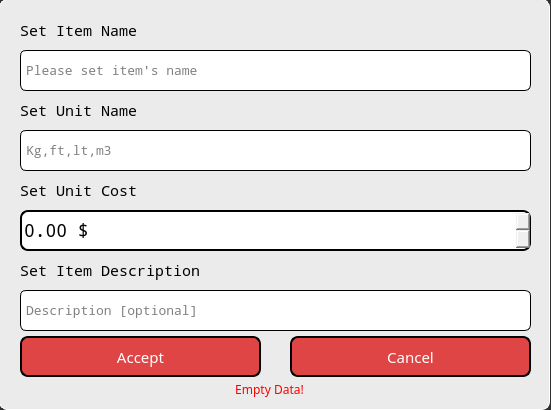
<?xml version="1.0" encoding="UTF-8"?>
<ui version="4.0">
 <class>MaterialDialog</class>
 <widget class="QDialog" name="MaterialDialog">
  <property name="geometry">
   <rect>
    <x>0</x>
    <y>0</y>
    <width>551</width>
    <height>410</height>
   </rect>
  </property>
  <property name="minimumSize">
   <size>
    <width>551</width>
    <height>410</height>
   </size>
  </property>
  <property name="maximumSize">
   <size>
    <width>551</width>
    <height>410</height>
   </size>
  </property>
  <property name="windowTitle">
   <string>General Store Item</string>
  </property>
  <property name="styleSheet">
   <string notr="true">#MaterialDialog{
background-color: rgb(47,47,47);
}</string>
  </property>
  <widget class="QPushButton" name="AcceptButton">
   <property name="geometry">
    <rect>
     <x>20</x>
     <y>336</y>
     <width>241</width>
     <height>41</height>
    </rect>
   </property>
   <property name="font">
    <font>
     <family>Noto Sans</family>
     <pointsize>11</pointsize>
    </font>
   </property>
   <property name="styleSheet">
    <string notr="true">QPushButton {
	color:white;
	border: 2px solid black;
	border-radius: 8px;
	background-color: rgba(220, 0, 0, 180);
}
QPushButton:hover {
	background-color: rgba(180, 0, 0, 200);
}
QPushButton:pressed {
	background-color: rgba(140, 0, 0, 200);
}</string>
   </property>
   <property name="text">
    <string>Accept</string>
   </property>
   <property name="iconSize">
    <size>
     <width>25</width>
     <height>25</height>
    </size>
   </property>
  </widget>
  <widget class="QLabel" name="LabelStoreItemName">
   <property name="geometry">
    <rect>
     <x>20</x>
     <y>10</y>
     <width>501</width>
     <height>41</height>
    </rect>
   </property>
   <property name="font">
    <font>
     <family>Noto Mono</family>
     <pointsize>11</pointsize>
    </font>
   </property>
   <property name="styleSheet">
    <string notr="true"/>
   </property>
   <property name="text">
    <string>Set Item Name</string>
   </property>
  </widget>
  <widget class="QLabel" name="LabelDescription">
   <property name="geometry">
    <rect>
     <x>20</x>
     <y>250</y>
     <width>501</width>
     <height>41</height>
    </rect>
   </property>
   <property name="font">
    <font>
     <family>Noto Mono</family>
     <pointsize>11</pointsize>
    </font>
   </property>
   <property name="styleSheet">
    <string notr="true"/>
   </property>
   <property name="text">
    <string>Set Item Description</string>
   </property>
  </widget>
  <widget class="QLineEdit" name="SetItemDescription">
   <property name="geometry">
    <rect>
     <x>20</x>
     <y>290</y>
     <width>511</width>
     <height>41</height>
    </rect>
   </property>
   <property name="font">
    <font>
     <family>Noto Mono</family>
     <pointsize>10</pointsize>
    </font>
   </property>
   <property name="styleSheet">
    <string notr="true">border: 1px solid black;
border-radius: 6px;
padding-left: 3px;</string>
   </property>
   <property name="text">
    <string/>
   </property>
   <property name="readOnly">
    <bool>false</bool>
   </property>
   <property name="placeholderText">
    <string>Description [optional]</string>
   </property>
  </widget>
  <widget class="QLineEdit" name="SetUnitSuffix">
   <property name="geometry">
    <rect>
     <x>20</x>
     <y>130</y>
     <width>511</width>
     <height>41</height>
    </rect>
   </property>
   <property name="font">
    <font>
     <family>Noto Mono</family>
     <pointsize>10</pointsize>
    </font>
   </property>
   <property name="styleSheet">
    <string notr="true">border: 1px solid black;
border-radius: 6px;
padding-left: 3px;</string>
   </property>
   <property name="text">
    <string/>
   </property>
   <property name="readOnly">
    <bool>false</bool>
   </property>
   <property name="placeholderText">
    <string>Kg,ft,lt,m3</string>
   </property>
  </widget>
  <widget class="QLineEdit" name="SetItemName">
   <property name="geometry">
    <rect>
     <x>20</x>
     <y>50</y>
     <width>511</width>
     <height>41</height>
    </rect>
   </property>
   <property name="font">
    <font>
     <family>Noto Mono</family>
     <pointsize>10</pointsize>
    </font>
   </property>
   <property name="styleSheet">
    <string notr="true">border: 1px solid black;
border-radius: 6px;
padding-left: 3px;</string>
   </property>
   <property name="text">
    <string/>
   </property>
   <property name="readOnly">
    <bool>false</bool>
   </property>
   <property name="placeholderText">
    <string>Please set item's name</string>
   </property>
  </widget>
  <widget class="QPushButton" name="CancelButton">
   <property name="geometry">
    <rect>
     <x>290</x>
     <y>336</y>
     <width>241</width>
     <height>41</height>
    </rect>
   </property>
   <property name="font">
    <font>
     <family>Noto Sans</family>
     <pointsize>11</pointsize>
    </font>
   </property>
   <property name="styleSheet">
    <string notr="true">QPushButton {
	color:white;
	border: 2px solid black;
	border-radius: 8px;
	background-color: rgba(220, 0, 0, 180);
}
QPushButton:hover {
	background-color: rgba(180, 0, 0, 200);
}
QPushButton:pressed {
	background-color: rgba(140, 0, 0, 200);
}</string>
   </property>
   <property name="text">
    <string>Cancel</string>
   </property>
   <property name="iconSize">
    <size>
     <width>25</width>
     <height>25</height>
    </size>
   </property>
  </widget>
  <widget class="QLabel" name="LabelUnit">
   <property name="geometry">
    <rect>
     <x>20</x>
     <y>90</y>
     <width>501</width>
     <height>41</height>
    </rect>
   </property>
   <property name="font">
    <font>
     <family>Noto Mono</family>
     <pointsize>11</pointsize>
    </font>
   </property>
   <property name="styleSheet">
    <string notr="true"/>
   </property>
   <property name="text">
    <string>Set Unit Name</string>
   </property>
  </widget>
  <widget class="QLabel" name="LabelUnitCost">
   <property name="geometry">
    <rect>
     <x>20</x>
     <y>170</y>
     <width>501</width>
     <height>41</height>
    </rect>
   </property>
   <property name="font">
    <font>
     <family>Noto Mono</family>
     <pointsize>11</pointsize>
    </font>
   </property>
   <property name="styleSheet">
    <string notr="true"/>
   </property>
   <property name="text">
    <string>Set Unit Cost</string>
   </property>
  </widget>
  <widget class="QWidget" name="widget" native="true">
   <property name="geometry">
    <rect>
     <x>-1</x>
     <y>-1</y>
     <width>551</width>
     <height>411</height>
    </rect>
   </property>
   <property name="styleSheet">
    <string notr="true">border: 1px solid white;
background-color: rgb(235, 235, 235);
border-radius: 8px;</string>
   </property>
   <widget class="QLabel" name="AlertText">
    <property name="geometry">
     <rect>
      <x>200</x>
      <y>380</y>
      <width>141</width>
      <height>20</height>
     </rect>
    </property>
    <property name="font">
     <font>
      <family>Pixeloid Sans</family>
     </font>
    </property>
    <property name="styleSheet">
     <string notr="true">color:red;
border: 0px solid white;</string>
    </property>
    <property name="text">
     <string>Empty Data!</string>
    </property>
    <property name="alignment">
     <set>Qt::AlignCenter</set>
    </property>
   </widget>
  </widget>
  <widget class="QDoubleSpinBox" name="SetUnitCost">
   <property name="geometry">
    <rect>
     <x>20</x>
     <y>210</y>
     <width>511</width>
     <height>41</height>
    </rect>
   </property>
   <property name="styleSheet">
    <string notr="true">QDoubleSpinBox {
	border: 2px solid black;
	border-radius: 8px;
	font-family: Noto Mono;
	font-size: 18px;
}</string>
   </property>
   <property name="suffix">
    <string> $</string>
   </property>
   <property name="maximum">
    <double>9999999999.000000000000000</double>
   </property>
  </widget>
  <zorder>widget</zorder>
  <zorder>AcceptButton</zorder>
  <zorder>LabelStoreItemName</zorder>
  <zorder>LabelDescription</zorder>
  <zorder>SetItemDescription</zorder>
  <zorder>SetUnitSuffix</zorder>
  <zorder>SetItemName</zorder>
  <zorder>CancelButton</zorder>
  <zorder>LabelUnit</zorder>
  <zorder>LabelUnitCost</zorder>
  <zorder>SetUnitCost</zorder>
 </widget>
 <resources/>
 <connections/>
</ui>
